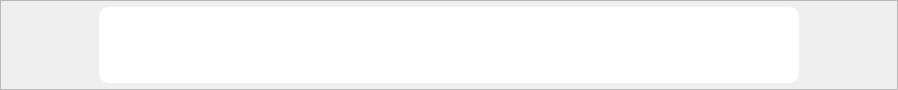
<?xml version="1.0" encoding="UTF-8"?>
<ui version="4.0">
 <class>Form</class>
 <widget class="QWidget" name="Form">
  <property name="geometry">
   <rect>
    <x>0</x>
    <y>0</y>
    <width>898</width>
    <height>90</height>
   </rect>
  </property>
  <property name="windowTitle">
   <string>Form</string>
  </property>
  <property name="styleSheet">
   <string notr="true">#Form{
padding-top:5px;
padding-bottom: 5px;
}</string>
  </property>
  <layout class="QGridLayout" name="gridLayout_4">
   <property name="leftMargin">
    <number>0</number>
   </property>
   <property name="topMargin">
    <number>0</number>
   </property>
   <property name="rightMargin">
    <number>0</number>
   </property>
   <property name="bottomMargin">
    <number>0</number>
   </property>
   <property name="spacing">
    <number>0</number>
   </property>
   <item row="0" column="0">
    <widget class="QFrame" name="frame">
     <property name="styleSheet">
      <string notr="true"/>
     </property>
     <property name="frameShape">
      <enum>QFrame::StyledPanel</enum>
     </property>
     <property name="frameShadow">
      <enum>QFrame::Raised</enum>
     </property>
     <layout class="QGridLayout" name="gridLayout_5">
      <property name="leftMargin">
       <number>0</number>
      </property>
      <property name="topMargin">
       <number>6</number>
      </property>
      <property name="rightMargin">
       <number>0</number>
      </property>
      <property name="bottomMargin">
       <number>0</number>
      </property>
      <property name="spacing">
       <number>0</number>
      </property>
      <item row="0" column="1">
       <widget class="QFrame" name="frame_4">
        <property name="styleSheet">
         <string notr="true">background: #fff;
border-radius: 10px;
border: none;
</string>
        </property>
        <property name="frameShape">
         <enum>QFrame::StyledPanel</enum>
        </property>
        <property name="frameShadow">
         <enum>QFrame::Raised</enum>
        </property>
        <layout class="QGridLayout" name="gridLayout_2">
         <item row="0" column="0">
          <widget class="QFrame" name="frame_2">
           <property name="frameShape">
            <enum>QFrame::StyledPanel</enum>
           </property>
           <property name="frameShadow">
            <enum>QFrame::Raised</enum>
           </property>
           <layout class="QGridLayout" name="gridLayout_3">
            <item row="0" column="0">
             <widget class="QLabel" name="label">
              <property name="minimumSize">
               <size>
                <width>40</width>
                <height>40</height>
               </size>
              </property>
              <property name="maximumSize">
               <size>
                <width>40</width>
                <height>40</height>
               </size>
              </property>
              <property name="text">
               <string/>
              </property>
              <property name="pixmap">
               <pixmap resource="Icons/resources5.qrc">:/icons/profile.png</pixmap>
              </property>
              <property name="scaledContents">
               <bool>true</bool>
              </property>
             </widget>
            </item>
            <item row="1" column="0">
             <spacer name="verticalSpacer">
              <property name="orientation">
               <enum>Qt::Vertical</enum>
              </property>
              <property name="sizeType">
               <enum>QSizePolicy::Expanding</enum>
              </property>
              <property name="sizeHint" stdset="0">
               <size>
                <width>20</width>
                <height>0</height>
               </size>
              </property>
             </spacer>
            </item>
           </layout>
          </widget>
         </item>
         <item row="0" column="1">
          <widget class="QFrame" name="frame_3">
           <property name="frameShape">
            <enum>QFrame::StyledPanel</enum>
           </property>
           <property name="frameShadow">
            <enum>QFrame::Raised</enum>
           </property>
           <layout class="QGridLayout" name="gridLayout">
            <item row="0" column="0">
             <widget class="QLabel" name="input_label">
              <property name="sizePolicy">
               <sizepolicy hsizetype="Preferred" vsizetype="Preferred">
                <horstretch>0</horstretch>
                <verstretch>0</verstretch>
               </sizepolicy>
              </property>
              <property name="minimumSize">
               <size>
                <width>600</width>
                <height>0</height>
               </size>
              </property>
              <property name="font">
               <font>
                <pointsize>11</pointsize>
               </font>
              </property>
              <property name="cursor">
               <cursorShape>IBeamCursor</cursorShape>
              </property>
              <property name="text">
               <string/>
              </property>
              <property name="alignment">
               <set>Qt::AlignLeading|Qt::AlignLeft|Qt::AlignTop</set>
              </property>
              <property name="wordWrap">
               <bool>true</bool>
              </property>
              <property name="textInteractionFlags">
               <set>Qt::LinksAccessibleByKeyboard|Qt::LinksAccessibleByMouse|Qt::TextBrowserInteraction|Qt::TextSelectableByKeyboard|Qt::TextSelectableByMouse</set>
              </property>
             </widget>
            </item>
           </layout>
          </widget>
         </item>
        </layout>
       </widget>
      </item>
      <item row="0" column="2">
       <spacer name="horizontalSpacer_2">
        <property name="orientation">
         <enum>Qt::Horizontal</enum>
        </property>
        <property name="sizeHint" stdset="0">
         <size>
          <width>95</width>
          <height>20</height>
         </size>
        </property>
       </spacer>
      </item>
      <item row="0" column="0">
       <spacer name="horizontalSpacer">
        <property name="orientation">
         <enum>Qt::Horizontal</enum>
        </property>
        <property name="sizeHint" stdset="0">
         <size>
          <width>95</width>
          <height>20</height>
         </size>
        </property>
       </spacer>
      </item>
      <item row="1" column="1">
       <spacer name="verticalSpacer_2">
        <property name="orientation">
         <enum>Qt::Vertical</enum>
        </property>
        <property name="sizeType">
         <enum>QSizePolicy::Preferred</enum>
        </property>
        <property name="sizeHint" stdset="0">
         <size>
          <width>20</width>
          <height>10</height>
         </size>
        </property>
       </spacer>
      </item>
     </layout>
    </widget>
   </item>
  </layout>
 </widget>
 <resources>
  <include location="Icons/resources5.qrc"/>
 </resources>
 <connections/>
</ui>
